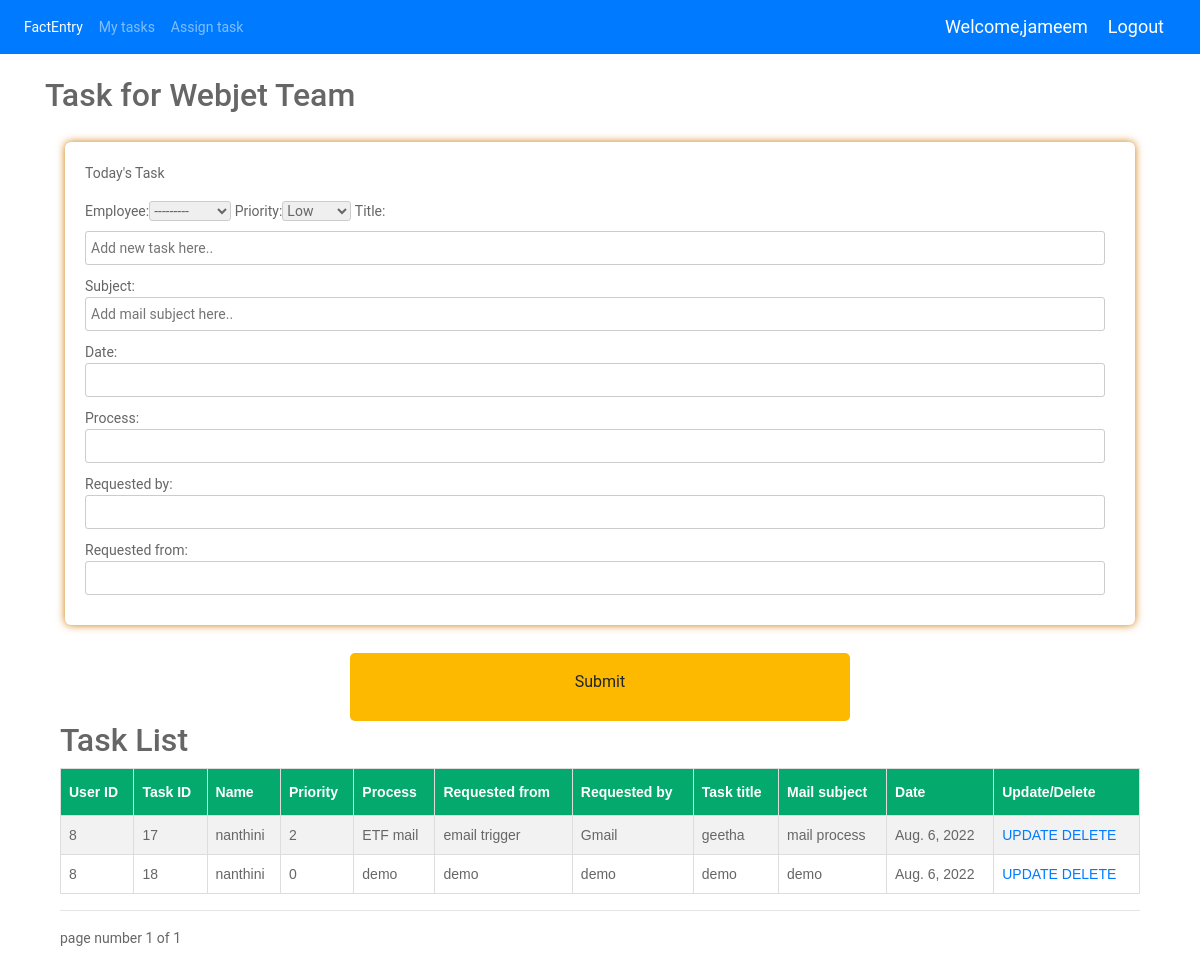
The app's page / (signed in) with its own data.
### task/models.py (models this page shows, shortened)
class Taskprovider(models.Model):
    employee=models.ForeignKey(Employee,on_delete=models.CASCADE)
    title=models.CharField(max_length=1000,null=True,blank=True)
    subject=models.CharField(max_length=200,null=True,blank=True)
    date=models.DateField(auto_now_add=False,auto_now=False,null=True,blank=True)
    requested_by = models.CharField(max_length=50,null=True,blank=True)
    requested_from = models.CharField(max_length=50,null=True,blank=True)
    process = models.CharField(max_length=50,null=True,blank=True)
    PRIORITIES = (
    (0, 'Low'),
    (1, 'Normal'),
    (2, 'High'),)
    priority = models.IntegerField(default=0, choices=PRIORITIES)

class Employee(models.Model):
    user =models.OneToOneField(User,null=True, blank=True,on_delete=models.CASCADE)
    name = models.CharField(max_length=50,null=True,blank=True)
    email = models.EmailField(max_length=20)
    def __str__(self):
        return self.name or ""

### task/decorators.py (the view)
    def wrapper_function(request,*args,**kwargs):
        group =None
        if request.user.groups.exists():
            group = request.user.groups.all()[0].name
        if group == 'employee':
            return  HttpResponse("Your not having permission ... please contact admin")
        if group == 'admin':
            return view_func(request,*args,**kwargs)

### task/forms.py
class TitleForm(forms.ModelForm):
    title = forms.CharField(widget=TextInput(attrs={'placeholder':'Add new task here..'}))
    subject = forms.CharField(widget=TextInput(attrs={'placeholder':'Add mail subject here..'}))
    class Meta:
        model = Taskprovider
        fields = ['employee','priority','title','subject','date','process','requested_by','requested_from']

### task/views.py (called while the page is built)
@login_required(login_url='login')
@admin_only
def main(request):
    task = Taskprovider.objects.all().order_by('-priority')
    form = TitleForm()
    p=Paginator(task,10)
    page_num = request.GET.get('page',1)
    try:
        page=p.page(page_num)
    except EmptyPage:
        page=p.page(1)
    if request.method =='POST':
        form = TitleForm(request.POST)
        if form.is_valid():
            form.save()
            return redirect("/")
    context={'form':form,'page':page}
    return render(request,'task/main.html',context)

### task/templates/task/main.html (shortened to what this page needs)
{% extends 'task/supplier.html' %}
{% load static %}
{% block content %}
<div class="container">
    <h2>Task for Webjet Team</h2>
  </head>
  <body>
    <div class="testbox">
      <form action="" method="POST">
        <p>Today's Task</p>
        {{form}}
        </div>
        <div class="btn-block">
            <button>
                <input class="btn login_btn" type="submit" value="Submit">
            </button>
        </div>
      <div class="container">
        <h2>Task List</h2>
        <table id ="customers">
            <tr>
            <th >User ID</th>
            <th>Task ID</th>
            <th >Name</th>
            <th>Priority</th>
            <th >Process</th>
            <th >Requested from</th>
            <th >Requested by</th>
            <th >Task title</th>
            <th>Mail subject</th>
            <th>Date</th>
            <th>Update/Delete</th>
            </tr>
            {% for i in page.object_list %}
            <tr>
            <td>{{ i.employee.id }}</td>
            <td>{{ i.id }}</td>
            <td>{{ i.employee.name }}</td>
            <td>{{i.priority}}</td>
            <td>{{i.process}}</td>
            <td>{{ i.title }}</td>
            <td>{{i.requested_from}}</td>
            <td>{{i.requested_by}}</td>
            <td>{{ i.subject }}</td>
            <td>{{ i.date }}</td>
            <td>
            <a href="/update_task/{{i.id}}/">UPDATE</a>
            <a href="/del/{{i.id}}/">DELETE</a>
            </td>
            </tr>
            {% endfor  %}
        </table>
        <hr>
        page number {{page.number}} of {{page.paginator.num_pages}}
    </div>
    </div>
    <br>
{% endblock %}

### task/templates/task/supplier.html (shortened to what this page needs)
{% load static %}
<!DOCTYPE html>
<html lang="en">
<head>
    <link rel="stylesheet" href="https://stackpath.bootstrapcdn.com/bootstrap/4.4.1/css/bootstrap.min.css">
    <link type="text/css" rel="stylesheet" href="{% static 'css/main.css' %}">
</head>
<body>
    {% include 'task/navbar.html'%}
    <br>
    {% block content %}
    {% endblock %}
</body>
</html>

### task/templates/task/navbar.html (shortened to what this page needs)
{% load static %}
    <nav class="navbar navbar-expand-lg navbar-dark bg-primary">
        <div class="collapse navbar-collapse" id="navbarNav">
        <ul class="navbar-nav">
            <li class="nav-item active">
            <a class="nav-link" href="">FactEntry <span class="sr-only">(current)</span></a>
            </li>
            <li>
            <a class="nav-link" href="{% url 'board' %}">My tasks</a>
            </li>
            <li><a class="nav-link" href="{% url 'main' %}">Assign task</a></li>
        </ul>
        </div>
        <span class="hello-msg">Welcome,{{request.user}}</span>
        <span ><a class ="hello-msg" href="{% url 'logout'%}">Logout</a></span>
    </nav>

### task/static/css/main.css (style rules this page uses)
* { box-sizing: border-box; }
body { font-family: Arial, Helvetica, sans-serif; }

### task/templates/task/navbar.html (style rules this page uses)
.hello-msg { font-size: 18px; color: #fff; margin-right: 20px; }

### task/templates/task/main.html (style rules this page uses)
html, body { min-height: 100%; }
body, div, form, input, select, textarea, label { padding: 0; margin: 0; outline: none; font-family: Roboto, Arial, sans-serif; font-size: 14px; color: #666; line-height: 22px; }
.testbox { display: flex; justify-content: center; align-items: center; height: inherit; padding: 20px; }
form { width: 100%; padding: 20px; border-radius: 6px; background: #fff; box-shadow: 0 0 8px #cc7a00; }
input, select, textarea { margin-bottom: 10px; border: 1px solid #ccc; border-radius: 3px; }
input { width: calc(100% - 10px); padding: 5px; }
.btn-block { margin-top: 8px; text-align: center; }
button { width: 500px; padding:10px; border: none; border-radius: 5px; background: #fcb900; font-size: 16px; color: #fff; cursor: pointer; }
#customers { font-family: Arial, Helvetica, sans-serif; border-collapse: collapse; width: 100%; }
#customers td, #customers th { border: 1px solid #ddd; padding: 8px; }
#customers tr:nth-child(even) { background-color: #f2f2f2; }
#customers th { padding-top: 12px; padding-bottom: 12px; text-align: left; background-color: #04AA6D; color: white; }

### records on screen
Taskprovider: employee.id "8", id "17", employee.name "nanthini", priority "2", process "ETF mail", title "email trigger", requested_from "Gmail", requested_by "geetha", subject "mail process", date "Aug. 6, 2022"
Taskprovider: employee.id "8", id "18", employee.name "nanthini", priority "0", process "demo", title "demo", requested_from "demo", requested_by "demo", subject "demo", date "Aug. 6, 2022"

### other values on screen
{{ request.user }} "jameem"
{{ page.number }} "1"
{{ page.paginator.num_pages }} "1"
